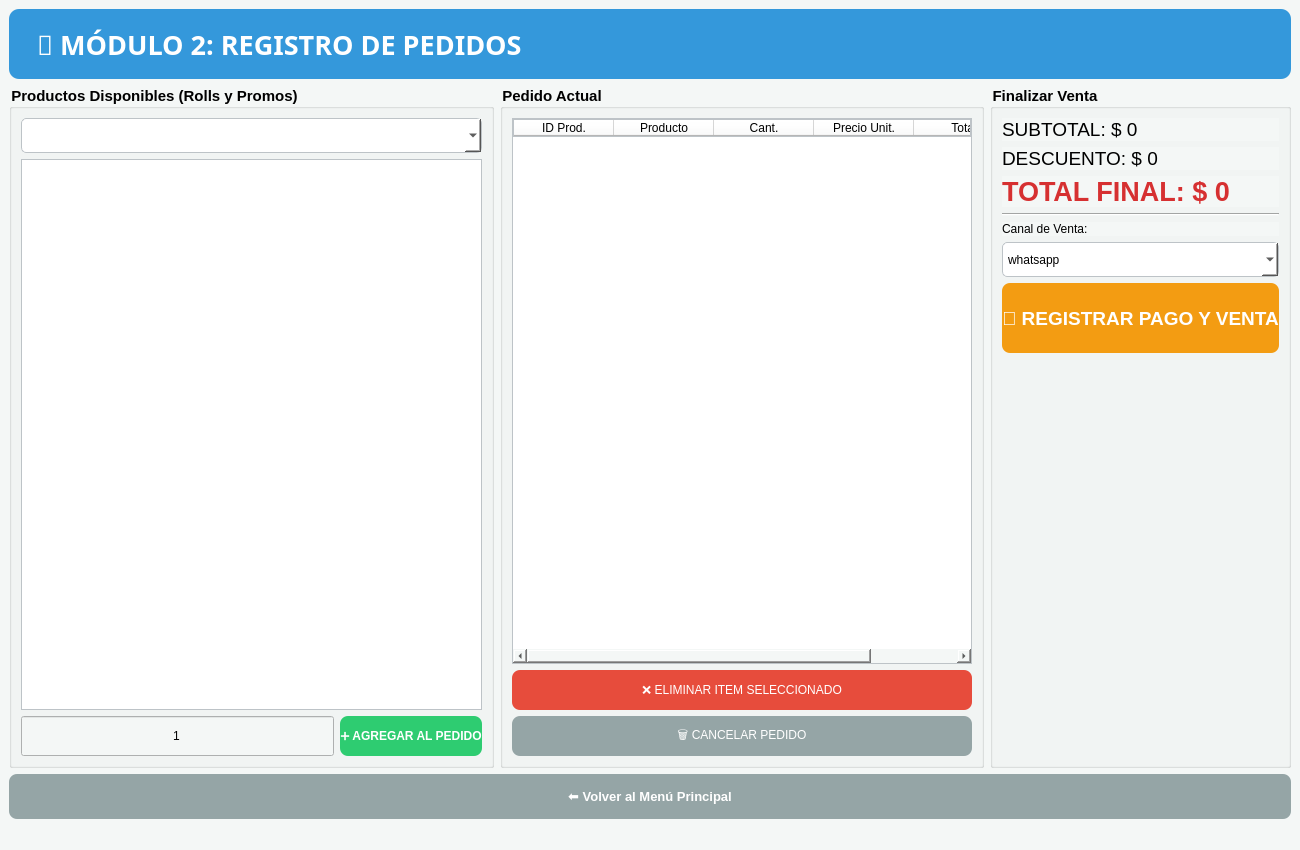
<?xml version="1.0" encoding="UTF-8"?>
<ui version="4.0">
 <class>MainWindow</class>
 <widget class="QMainWindow" name="MainWindow">
  <property name="geometry">
   <rect>
    <x>0</x>
    <y>0</y>
    <width>1300</width>
    <height>850</height>
   </rect>
  </property>
  <property name="windowTitle">
   <string>2. Registro de Pedidos (TPV) - Atai Sushi SIG</string>
  </property>
  <property name="styleSheet">
   <string notr="true">background-color: #f4f7f6;</string>
  </property>
  <widget class="QWidget" name="centralwidget">
   <layout class="QGridLayout" name="gridLayout_main">
    <item row="0" column="0" colspan="3">
     <widget class="QLabel" name="label_header">
      <property name="minimumSize">
       <size>
        <width>0</width>
        <height>70</height>
       </size>
      </property>
      <property name="font">
       <font>
        <family>Segoe UI Black</family>
        <pointsize>20</pointsize>
        <weight>75</weight>
        <bold>true</bold>
       </font>
      </property>
      <property name="styleSheet">
       <string notr="true">background-color: #3498db; color: white; border-radius: 10px; padding-left: 20px;</string>
      </property>
      <property name="text">
       <string>🛒 MÓDULO 2: REGISTRO DE PEDIDOS </string>
      </property>
     </widget>
    </item>
    <item row="1" column="0">
     <widget class="QGroupBox" name="groupBox_productos">
      <property name="font">
       <font>
        <pointsize>11</pointsize>
        <weight>75</weight>
        <bold>true</bold>
       </font>
      </property>
      <property name="title">
       <string>Productos Disponibles (Rolls y Promos)</string>
      </property>
      <layout class="QVBoxLayout" name="verticalLayout_2">
       <item>
        <widget class="QComboBox" name="combo_categoria">
         <property name="minimumSize">
          <size>
           <width>0</width>
           <height>35</height>
          </size>
         </property>
         <property name="styleSheet">
          <string notr="true">border: 1px solid #bdc3c7; border-radius: 5px; padding: 5px; background-color: white;</string>
         </property>
        </widget>
       </item>
       <item>
        <widget class="QListWidget" name="lista_productos">
         <property name="minimumSize">
          <size>
           <width>0</width>
           <height>500</height>
          </size>
         </property>
         <property name="styleSheet">
          <string notr="true">background-color: white; border: 1px solid #bdc3c7; selection-background-color: #3498db; selection-color: white;</string>
         </property>
        </widget>
       </item>
       <item>
        <layout class="QHBoxLayout" name="horizontalLayout">
         <item>
          <widget class="QLineEdit" name="entrada_cantidad">
           <property name="minimumSize">
            <size>
             <width>80</width>
             <height>40</height>
            </size>
           </property>
           <property name="text">
            <string>1</string>
           </property>
           <property name="alignment">
            <set>Qt::AlignCenter</set>
           </property>
           <property name="placeholderText">
            <string>Cant.</string>
           </property>
          </widget>
         </item>
         <item>
          <widget class="QPushButton" name="boton_agregar_a_pedido">
           <property name="minimumSize">
            <size>
             <width>0</width>
             <height>40</height>
            </size>
           </property>
           <property name="font">
            <font>
             <weight>75</weight>
             <bold>true</bold>
            </font>
           </property>
           <property name="styleSheet">
            <string notr="true">background-color: #2ecc71; color: white; border-radius: 8px;</string>
           </property>
           <property name="text">
            <string>➕ AGREGAR AL PEDIDO</string>
           </property>
          </widget>
         </item>
        </layout>
       </item>
      </layout>
     </widget>
    </item>
    <item row="1" column="1">
     <widget class="QGroupBox" name="groupBox_pedido">
      <property name="font">
       <font>
        <pointsize>11</pointsize>
        <weight>75</weight>
        <bold>true</bold>
       </font>
      </property>
      <property name="title">
       <string>Pedido Actual</string>
      </property>
      <layout class="QVBoxLayout" name="verticalLayout_3">
       <item>
        <widget class="QTableWidget" name="tabla_pedido_actual">
         <property name="minimumSize">
          <size>
           <width>0</width>
           <height>500</height>
          </size>
         </property>
         <property name="styleSheet">
          <string notr="true">background-color: white; border: 1px solid #bdc3c7;</string>
         </property>
         <attribute name="horizontalHeaderStretchLastSection">
          <bool>true</bool>
         </attribute>
         <column>
          <property name="text">
           <string>ID Prod.</string>
          </property>
         </column>
         <column>
          <property name="text">
           <string>Producto</string>
          </property>
         </column>
         <column>
          <property name="text">
           <string>Cant.</string>
          </property>
         </column>
         <column>
          <property name="text">
           <string>Precio Unit.</string>
          </property>
         </column>
         <column>
          <property name="text">
           <string>Total</string>
          </property>
         </column>
        </widget>
       </item>
       <item>
        <widget class="QPushButton" name="boton_eliminar_item">
         <property name="minimumSize">
          <size>
           <width>0</width>
           <height>40</height>
          </size>
         </property>
         <property name="styleSheet">
          <string notr="true">background-color: #e74c3c; color: white; border-radius: 8px;</string>
         </property>
         <property name="text">
          <string>❌ ELIMINAR ITEM SELECCIONADO</string>
         </property>
        </widget>
       </item>
       <item>
        <widget class="QPushButton" name="boton_cancelar_pedido">
         <property name="minimumSize">
          <size>
           <width>0</width>
           <height>40</height>
          </size>
         </property>
         <property name="styleSheet">
          <string notr="true">background-color: #95a5a6; color: white; border-radius: 8px;</string>
         </property>
         <property name="text">
          <string>🗑️ CANCELAR PEDIDO</string>
         </property>
        </widget>
       </item>
      </layout>
     </widget>
    </item>
    <item row="1" column="2">
     <widget class="QGroupBox" name="groupBox_resumen">
      <property name="font">
       <font>
        <pointsize>11</pointsize>
        <weight>75</weight>
        <bold>true</bold>
       </font>
      </property>
      <property name="title">
       <string>Finalizar Venta</string>
      </property>
      <layout class="QVBoxLayout" name="verticalLayout_4">
       <item>
        <widget class="QLabel" name="label_subtotal">
         <property name="font">
          <font>
           <pointsize>14</pointsize>
          </font>
         </property>
         <property name="text">
          <string>SUBTOTAL: $ 0</string>
         </property>
        </widget>
       </item>
       <item>
        <widget class="QLabel" name="label_descuento">
         <property name="font">
          <font>
           <pointsize>14</pointsize>
          </font>
         </property>
         <property name="text">
          <string>DESCUENTO: $ 0</string>
         </property>
        </widget>
       </item>
       <item>
        <widget class="QLabel" name="label_total">
         <property name="font">
          <font>
           <pointsize>20</pointsize>
           <weight>75</weight>
           <bold>true</bold>
          </font>
         </property>
         <property name="styleSheet">
          <string notr="true">color: #d63031;</string>
         </property>
         <property name="text">
          <string>TOTAL FINAL: $ 0</string>
         </property>
        </widget>
       </item>
       <item>
        <widget class="Line" name="line">
         <property name="orientation">
          <enum>Qt::Horizontal</enum>
         </property>
        </widget>
       </item>
       <item>
        <widget class="QLabel" name="label_canal_venta">
         <property name="text">
          <string>Canal de Venta:</string>
         </property>
        </widget>
       </item>
       <item>
        <widget class="QComboBox" name="combo_canal_venta">
         <property name="minimumSize">
          <size>
           <width>0</width>
           <height>35</height>
          </size>
         </property>
         <property name="styleSheet">
          <string notr="true">border: 1px solid #bdc3c7; border-radius: 5px; padding: 5px; background-color: white;</string>
         </property>
         <item>
          <property name="text">
           <string>whatsapp</string>
          </property>
         </item>
         <item>
          <property name="text">
           <string>local</string>
          </property>
         </item>
         <item>
          <property name="text">
           <string>delivery_app</string>
          </property>
         </item>
         <item>
          <property name="text">
           <string>telefono</string>
          </property>
         </item>
        </widget>
       </item>
       <item>
        <widget class="QPushButton" name="boton_finalizar_venta">
         <property name="minimumSize">
          <size>
           <width>0</width>
           <height>70</height>
          </size>
         </property>
         <property name="font">
          <font>
           <pointsize>14</pointsize>
           <weight>75</weight>
           <bold>true</bold>
          </font>
         </property>
         <property name="styleSheet">
          <string notr="true">background-color: #f39c12; color: white; border-radius: 8px;</string>
         </property>
         <property name="text">
          <string>💵 REGISTRAR PAGO Y VENTA</string>
         </property>
        </widget>
       </item>
       <item>
        <spacer name="verticalSpacer">
         <property name="orientation">
          <enum>Qt::Vertical</enum>
         </property>
         <property name="sizeHint" stdset="0">
          <size>
           <width>20</width>
           <height>40</height>
          </size>
         </property>
        </spacer>
       </item>
      </layout>
     </widget>
    </item>
    <item row="2" column="0" colspan="3">
     <widget class="QPushButton" name="boton_volver_menu">
      <property name="minimumSize">
       <size>
        <width>0</width>
        <height>45</height>
       </size>
      </property>
      <property name="font">
       <font>
        <pointsize>10</pointsize>
        <weight>75</weight>
        <bold>true</bold>
       </font>
      </property>
      <property name="styleSheet">
       <string notr="true">background-color: #95a5a6; color: white; border-radius: 8px;</string>
      </property>
      <property name="text">
       <string>⬅️ Volver al Menú Principal</string>
      </property>
     </widget>
    </item>
   </layout>
  </widget>
  <widget class="QStatusBar" name="statusbar"/>
 </widget>
 <resources/>
 <connections/>
</ui>
